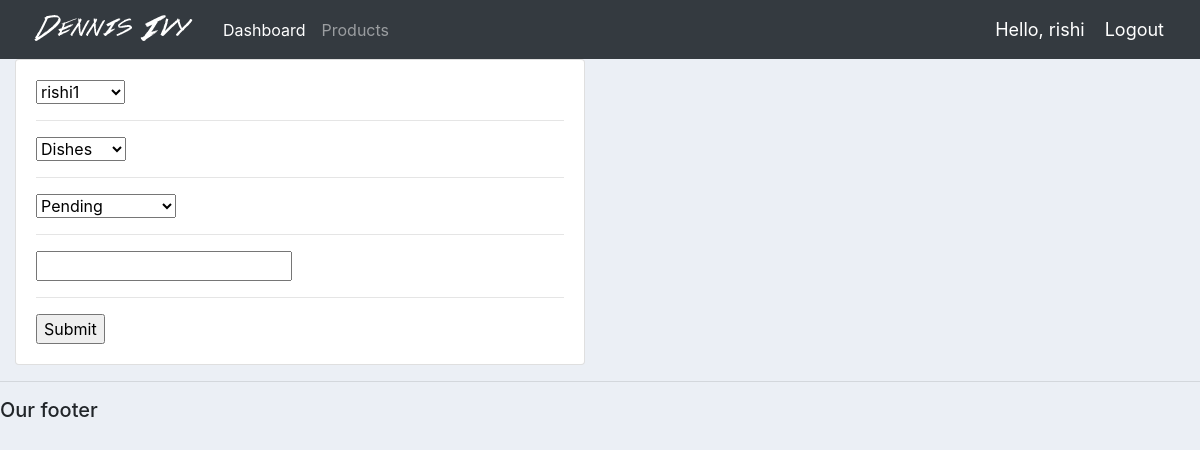
Before: /update_order/23/ (signed in) with the older database file.
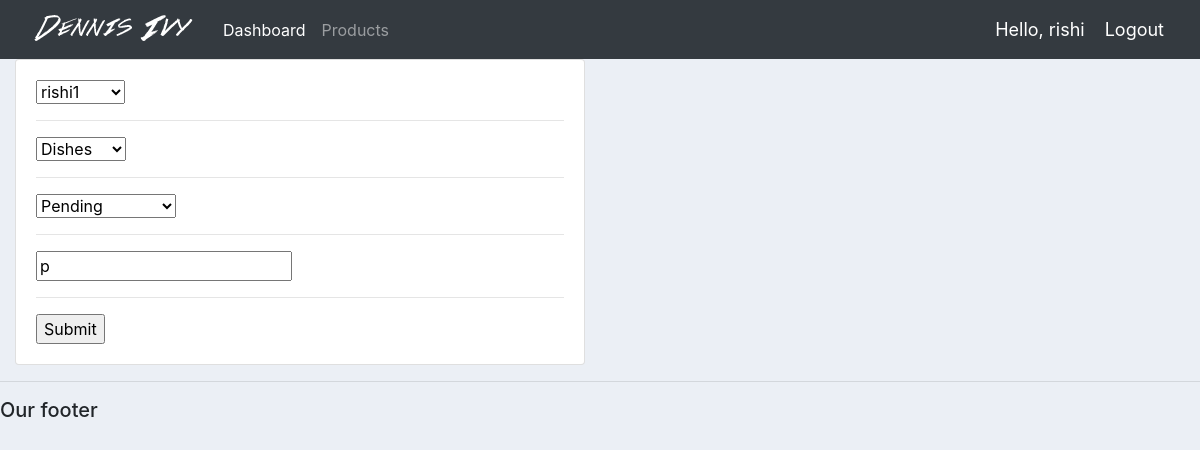
After: the same page with the newer database file.
### accounts/models.py (models this page shows)
class Order(models.Model):
	STATUS = (
			('Pending', 'Pending'),
			('Out for delivery', 'Out for delivery'),
			('Delivered', 'Delivered'),
			)
	customer = models.ForeignKey(Customer, null=True, on_delete= models.SET_NULL)
	product = models.ForeignKey(Product, null=True, on_delete= models.SET_NULL)
	date_created = models.DateTimeField(auto_now_add=True, null=True)
	status = models.CharField(max_length=200,default='Pending' ,null=True, choices=STATUS)
	note = models.CharField(max_length=1000,blank=True, null=True)
	def __str__(self):
		return self.product.name

### accounts/decorators.py (the view)
		def wrapper_func(request, *args, **kwargs):
			group = None
			if request.user.groups.exists():
				group = request.user.groups.all()[0].name
			if group in allowed_roles:
				return view_func(request, *args, **kwargs)
			else:
				return HttpResponse('You are not authorized to view this page')

### accounts/forms.py
class OrderForm(ModelForm):
	class Meta:
		model = Order
		fields = '__all__'

### accounts/models.py (called while the page is built)
	def __str__(self):
		return self.name

	def __str__(self):
		return self.name

### accounts/views.py (called while the page is built)
@login_required(login_url='login')
@allowed_users(allowed_roles=['admin'])
def updateOrder(request, pk):
	order = Order.objects.get(id=pk)
	form = OrderForm(instance=order)
	print('ORDER:', order)
	if request.method == 'POST':
		form = OrderForm(request.POST, instance=order)
		if form.is_valid():
			form.save()
			return redirect('home')
	context = {'form':form}
	return render(request, 'accounts/order_form.html', context)

### accounts/templates/accounts/order_form.html (shortened to what this page needs)
{%  extends 'accounts/main.html' %}
{% load static %}
{% block content %}
<div class="row">
	<div class="col-md-6">
		<div class="card card-body">
			<form action="" method="POST">
				{% for field in form %}
					{{field}}
					<hr>
				{% endfor %}
				<input type="submit" name="Submit">
			</form>
		</div>
	</div>
</div>
{% endblock %}

Changed rows visible on the page:
changed Order "rishi1": note (not shown) → "p"
